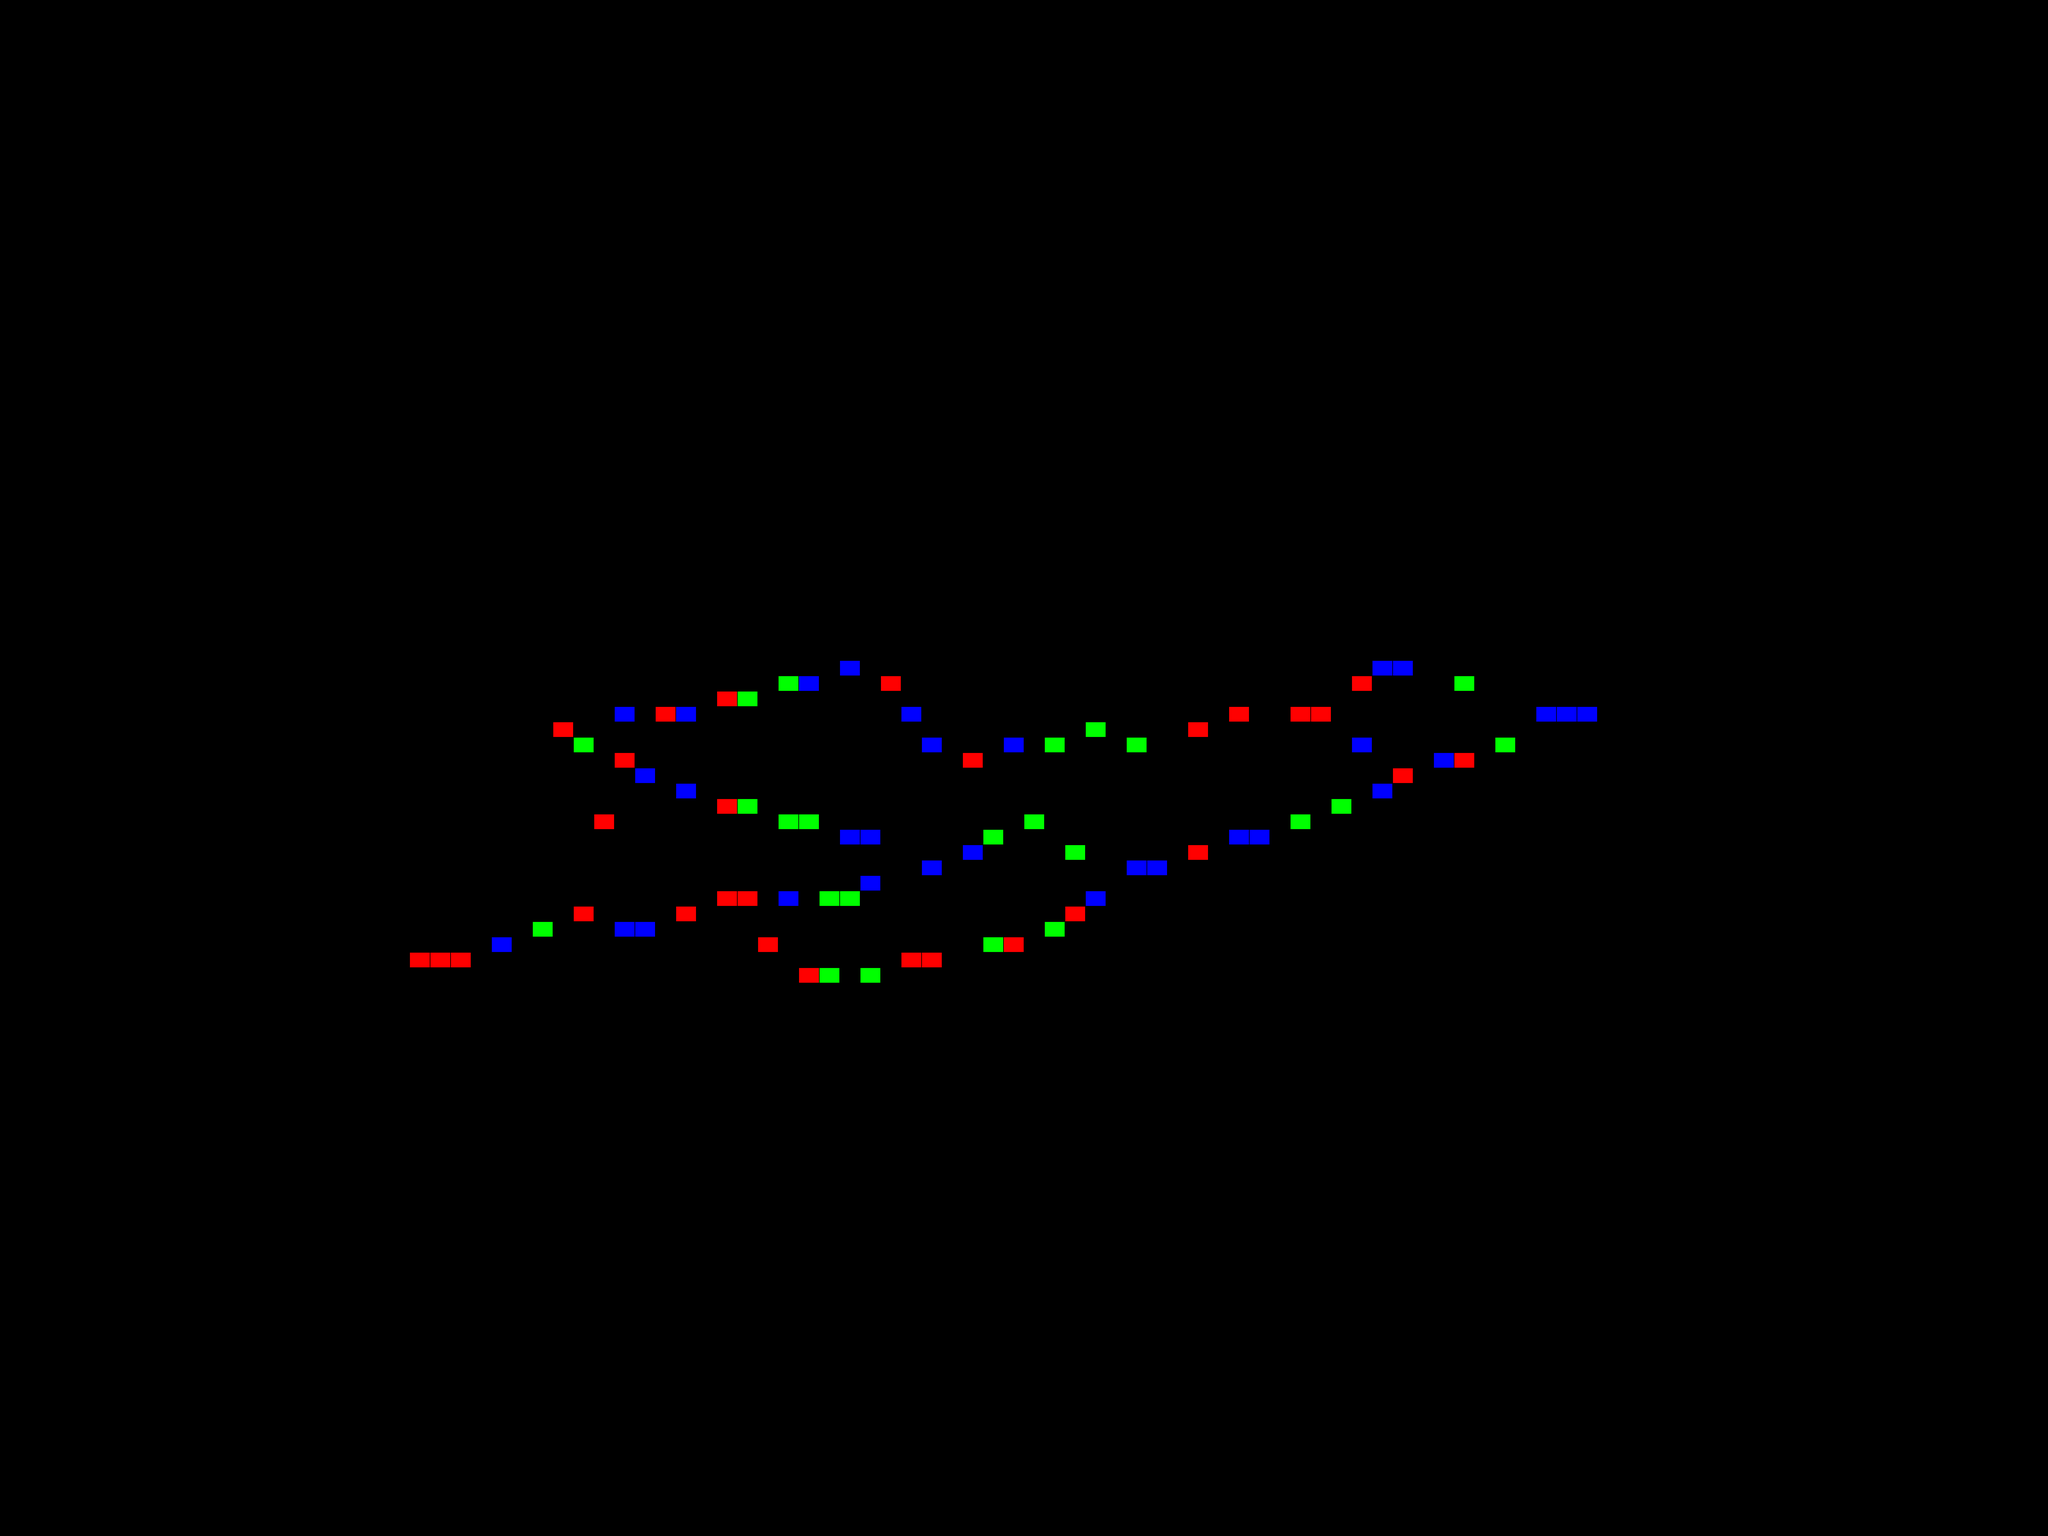

Rendered tile map (Tiled .tmx) drawn with the repository's tilesets; below, a short description and the map source with its tile grids summarised:
An orthogonal 100x100 tile map with 64x48 px tiles, 1 tile layer (World) and 2 objects (SpawnPoint).

<map version="1.2" tiledversion="1.3.0" orientation="orthogonal" renderorder="right-down" compressionlevel="0" width="100" height="100" tilewidth="64" tileheight="48" infinite="0" nextlayerid="14" nextobjectid="19">
 <editorsettings>
  <export target="../Stage 01.json" format="json" />
 </editorsettings>
 <tileset firstgid="1" name="BOX" tilewidth="64" tileheight="48" tilecount="7" columns="7">
  <image source="../BOX.png" width="448" height="48" />
  <tile id="0">
   <properties>
    <property name="Collision" type="bool" value="true" />
    <property name="Tilename" value="Red" />
   </properties>
  </tile>
  <tile id="1">
   <properties>
    <property name="Collision" type="bool" value="true" />
    <property name="Tilename" value="Blue" />
   </properties>
  </tile>
  <tile id="2">
   <properties>
    <property name="Collision" type="bool" value="true" />
    <property name="Tilename" value="Green" />
   </properties>
  </tile>
  <tile id="3">
   <properties>
    <property name="Collision" type="bool" value="true" />
    <property name="Tilename" value="Black" />
   </properties>
  </tile>
  <tile id="4">
   <properties>
    <property name="Collision" type="bool" value="true" />
    <property name="Tilename" value="Cyan" />
   </properties>
  </tile>
  <tile id="5">
   <properties>
    <property name="Collision" type="bool" value="true" />
    <property name="Tilename" value="Yellow" />
   </properties>
  </tile>
  <tile id="6">
   <properties>
    <property name="Collision" type="bool" value="true" />
    <property name="Tilename" value="Magenta" />
   </properties>
   <objectgroup draworder="index" id="2">
    <object id="1" x="0.429098" y="0.572131" width="63.3635" height="47.3438" />
   </objectgroup>
  </tile>
 </tileset>
 <layer id="10" name="World" width="100" height="100">
  <data>[10000 cells, 183 non-empty, 4 distinct tile ids]</data>
 </layer>
 <objectgroup id="6" name="SpawnPoint">
  <object id="1" name="SpawnPoint" x="1290.15" y="2931.82" width="38.0636" height="40.6011" />
 </objectgroup>
</map>
